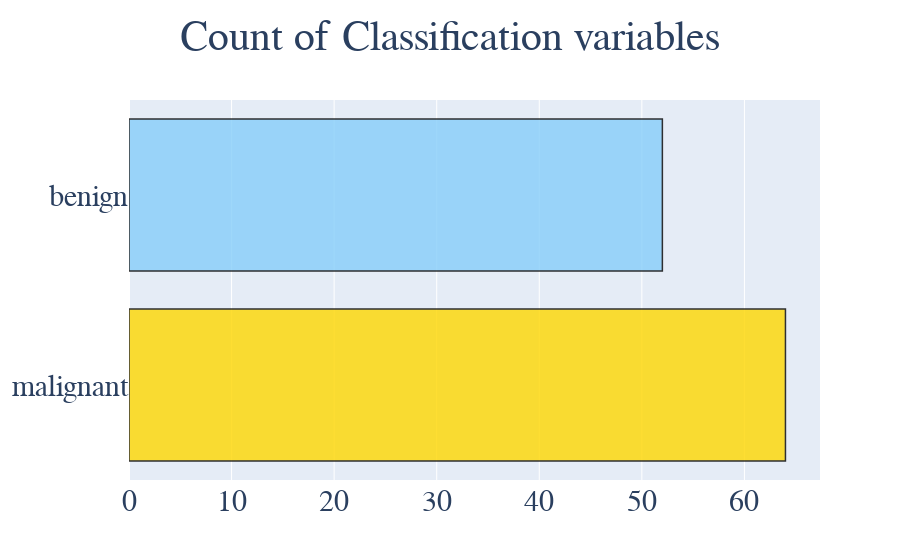
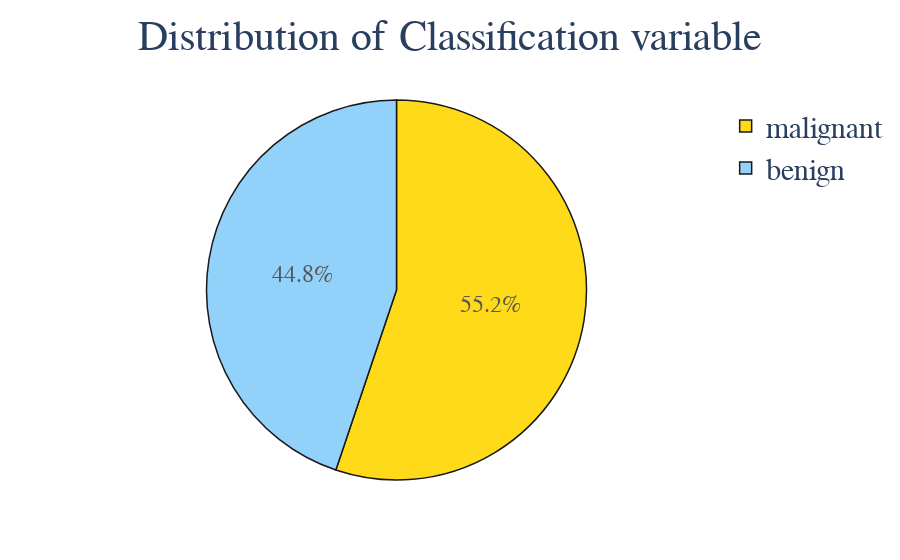

Notebook code cell kept with these figures, in order:
### Code cell
###---------COUNT-----------------------
trace = go.Bar(x = (len(M), len(B)), y = ['malignant', 'benign'], orientation = 'h', opacity = 0.8, 
               marker=dict(color=[ 'gold', 'lightskyblue'],line=dict(color='#000000',width=1.5))
              )

layout = dict(title =  'Count of Classification variables', 
                font=dict(
                    family="Arial",
                    size=30,),
                    title_x=0.5)
                    
fig = dict(data = [trace], layout=layout)
py.iplot(fig)

#---------PERCENTAGE-------------------
trace = go.Pie(labels = ['malignant','benign'], values = data['Classification'].value_counts(), 
               textfont=dict(size=24), opacity = 0.9,
               marker=dict(colors=['gold','lightskyblue'], 
                           line=dict(color='#000000', width=1.5)))

layout = dict(title =  'Distribution of Classification variable',
                font=dict(
                    family="Arial",
                    size=30,),
                    title_x=0.5# 2 datasets
# M = data[(data['Classification'] == 'Malignant')]
# B = data[(data['Classification'] == 'Benign')]

    )
           
fig = dict(data = [trace], layout=layout)
py.iplot(fig)

### Figure 1 — Plotly figure (JSON) as saved in the notebook; plotly's stock layout.template omitted (floating-point values rounded to 4 significant figures)
{"data": [{"marker": {"color": ["gold", "lightskyblue"], "line": {"color": "#000000", "width": 1.5}}, "opacity": 0.8, "orientation": "h", "type": "bar", "x": [64, 52], "y": ["malignant", "benign"]}], "layout": {"font": {"family": "Arial", "size": 30}, "title": {"text": "Count of Classification variables", "x": 0.5}}}

### Figure 2 — Plotly figure (JSON) as saved in the notebook; plotly's stock layout.template omitted (floating-point values rounded to 4 significant figures)
{"data": [{"labels": ["malignant", "benign"], "marker": {"colors": ["gold", "lightskyblue"], "line": {"color": "#000000", "width": 1.5}}, "opacity": 0.9, "textfont": {"size": 24}, "type": "pie", "values": [64, 52]}], "layout": {"font": {"family": "Arial", "size": 30}, "title": {"text": "Distribution of Classification variable", "x": 0.5}}}
